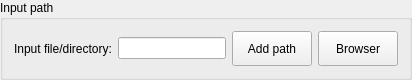
         <widget class="QGroupBox" name="groupBox_Input">
          <property name="enabled">
           <bool>true</bool>
          </property>
          <property name="minimumSize">
           <size>
            <width>0</width>
            <height>0</height>
           </size>
          </property>
          <property name="maximumSize">
           <size>
            <width>16777215</width>
            <height>72</height>
           </size>
          </property>
          <property name="title">
           <string>Input path</string>
          </property>
          <layout class="QGridLayout" name="gridLayout_2">
           <item row="0" column="2">
            <widget class="QPushButton" name="pushButton_AddPath">
             <property name="minimumSize">
              <size>
               <width>0</width>
               <height>35</height>
              </size>
             </property>
             <property name="toolTip">
              <string>Do not include special characters in the input path, it may cause errors.</string>
             </property>
             <property name="text">
              <string>Add path</string>
             </property>
            </widget>
           </item>
           <item row="0" column="1">
            <widget class="QLineEdit" name="lineEdit_inputPath">
             <property name="acceptDrops">
              <bool>false</bool>
             </property>
             <property name="toolTip">
              <string>Do not include special characters in the input path, it may cause errors.</string>
             </property>
             <property name="text">
              <string notr="true"/>
             </property>
            </widget>
           </item>
           <item row="0" column="0">
            <widget class="QLabel" name="label_2">
             <property name="text">
              <string>Input file/directory:</string>
             </property>
            </widget>
           </item>
           <item row="0" column="3">
            <widget class="QPushButton" name="pushButton_BrowserFile">
             <property name="minimumSize">
              <size>
               <width>0</width>
               <height>35</height>
              </size>
             </property>
             <property name="text">
              <string>Browser</string>
             </property>
            </widget>
           </item>
          </layout>
         </widget>
